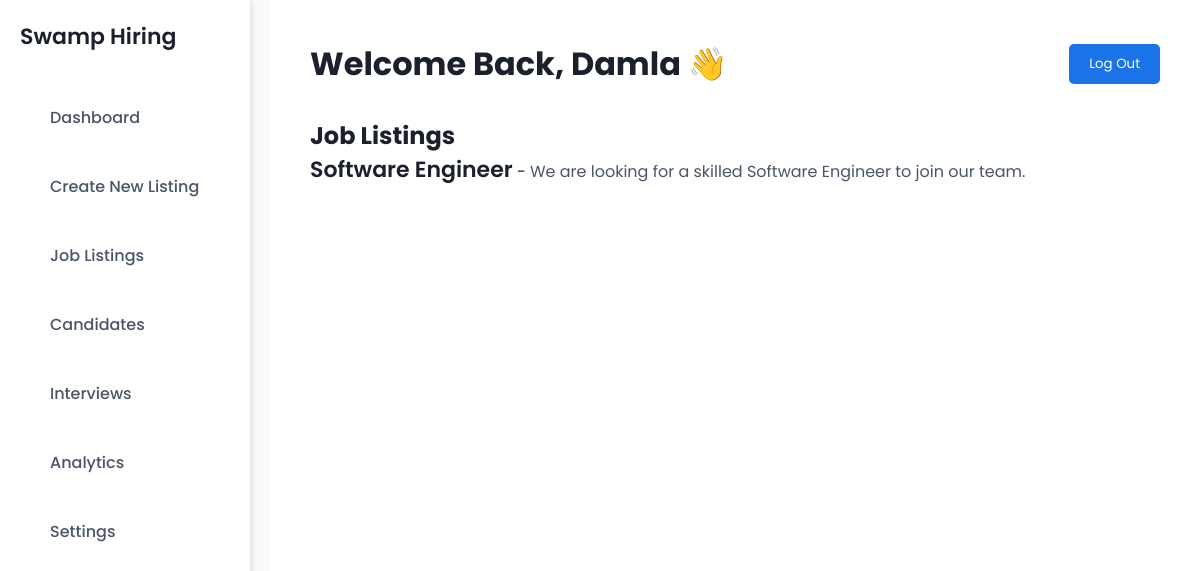
Page /employer_job_listings (signed in) on the earlier database version.
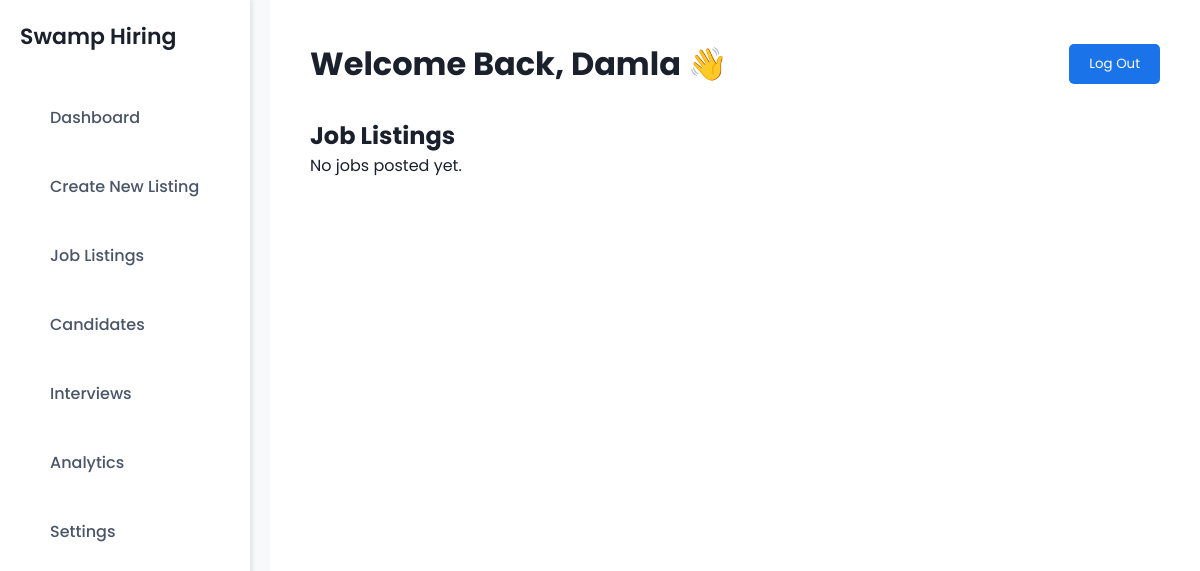
Same page on the later database version.
### tutorials/models/user_model.py (models this page shows, shortened)
class User(AbstractUser):
    username = models.CharField(
        max_length=30,
        unique=True,
        validators=[RegexValidator(
            regex=r'^@\w{3,}$',
            message='Username must consist of @ followed by at least three alphanumericals'
        )]
    )
    first_name = models.CharField(max_length=50, blank=False)
    last_name = models.CharField(max_length=50, blank=False)
    email = models.EmailField(unique=True, blank=False)
    ROLE_CHOICES = [
        ('Employer', 'Employer'),
        ('Applicant', 'Applicant'),
        ('Admin', 'Admin')
    ]
    role = models.CharField(max_length=20, choices=ROLE_CHOICES)
    class Meta:
        ordering = ['last_name', 'first_name']

### tutorials/models/employer_models.py (models this page shows, shortened)
class Job(models.Model):
    employer = models.ForeignKey(
        Employer,
        on_delete=models.CASCADE,
        related_name='jobs',
        null=True,
        blank=True
    )
    title = models.CharField(max_length=200)
    company_name = models.CharField(max_length=255, default="Unknown Company")
    location = models.CharField(max_length=255, default="Unknown Location")
    job_type = models.CharField(
        max_length=100,
        choices=[
            ('Full Time', 'Full Time'),
            ('Part Time', 'Part Time'),
            ('Internship', 'Internship'),
            ('Apprenticeship', 'Apprenticeship')
        ],
        blank=True,
        null=True
    )
    salary = models.DecimalField(max_digits=10, decimal_places=2, null=True, blank=True)
    description = models.TextField()
    requirements = models.TextField(blank=True)
    benefits = models.TextField(blank=True, null=True)
    application_deadline = models.DateField(null=True, blank=True)
    contact_email = models.EmailField(default="default@email.com")
    created_at = models.DateTimeField(auto_now_add=True)

### tutorials/views/employer_views.py (the view)
# urls.py: path('employer_job_listings', employer_job_listings, name='employer_job_listings'),
@login_required
def employer_job_listings(request):
    try:
        employer = Employer.objects.get(username=request.user.username)
        jobs = Job.objects.filter(employer=employer)  # ✅ Get jobs posted by this employer
    except Employer.DoesNotExist:
        jobs = []  # ✅ If employer does not exist, show no jobs
    return render(request, 'employer_job_listings.html', {'jobs': jobs})

### tutorials/templates/employer_job_listings.html (shortened to what this page needs)
{% extends 'base.html' %}
{% load static %}
{% block extra_css %}
<link rel="stylesheet" href="{% static 'css/employer_job_listings.css' %}">
{% endblock %}
{% block content %}
<section class="job-listings">
    <h2>Job Listings</h2>
    <div class="job-listings-container">
        {% if jobs %}
            {% for job in jobs %}
                <div class="job-listing-card">
                    <p><strong class="job-title">{{ job.title }}</strong> - <span class="job-description">{{ job.description }}</span></p>
                </div>
            {% endfor %}
        {% else %}
            <p>No jobs posted yet.</p>
        {% endif %}
    </div>
</section>
{% endblock %}

### tutorials/templates/base.html (shortened to what this page needs)
{% load static %}
<!DOCTYPE html>
<html lang="en">
<head>
    <link rel="stylesheet" href="{% static 'css/admin_home_page.css' %}">
    {% block extra_css %}{% endblock %}
</head>
<body>
    <div class="dashboard-container">
        <aside class="sidebar">
            <h2>Swamp Hiring</h2>
            <nav>
                <ul>
                    {% if user.is_authenticated %}
                        {% if user.role == "Employer" %}
                            <li><a href="{% url 'employer_home_page' %}">Dashboard</a></li>
                            <li><a href="{% url 'create_job_listings' %}">Create New Listing</a></li>
                            <li><a href="{% url 'employer_job_listings' %}">Job Listings</a></li>
                            <li><a href="{% url 'employer_candidates' %}">Candidates</a></li>
                            <li><a href="{% url 'employer_interviews' %}">Interviews</a></li>
                            <li><a href="{% url 'employer_analytics' %}">Analytics</a></li>
                            <li><a href="{% url 'employer_settings' %}">Settings</a></li>
                        {% elif user.role == "Admin" %}
                            <li><a href="{% url 'admin_home_page' %}">Admin Dashboard</a></li>
                            <li><a href="{% url 'admin_job_listings' %}">Manage Job Listings</a></li>
                            <li><a href="{% url 'admin_settings' %}">Settings</a></li>
                        {% else %}
                            <li><a href="/">Home</a></li>
                        {% endif %}
                    {% endif %}
                </ul>
            </nav>
        </aside>
        <main class="content">
            <header>
                <h1>Welcome Back, {{ user.first_name }} 👋</h1>
                <form action="{% url 'log-out' %}" method="POST">
                    <button type="submit" class="logout-btn">Log Out</button>
                </form>
            </header>
            {% block content %}{% endblock %}
        </main>
    </div>
</body>
</html>

### static/css/admin_home_page.css (style rules this page uses)
* { margin: 0; padding: 0; box-sizing: border-box; font-family: 'Poppins', sans-serif; }
body { background: #F8F9FA; color: #1A202C; display: flex; height: 100vh; overflow: hidden; width: 100vw; }
.sidebar { width: 250px; background: #FFFFFF; padding: 20px; height: 100vh; display: flex; flex-direction: column; align-items: flex-start; box-shadow: 2px 0 5px rgba(0, 0, 0, 0.1); position: fixed; left: 0; top: 0; bottom: 0; }
.sidebar h2 { color: #1A202C; margin-bottom: 30px; font-size: 22px; font-weight: 600; }
.sidebar nav ul { list-style: none; width: 100%; padding-left: 0; }
.sidebar nav ul li { padding: 12px 20px; display: flex; align-items: center; gap: 10px; font-size: 16px; font-weight: 500; color: #4A5568; cursor: pointer; transition: 0.3s; border-radius: 6px; }
.sidebar nav ul li a { text-decoration: none; color: inherit; display: flex; align-items: center; gap: 10px; width: 100%; padding: 10px; }
.content { flex: 1; padding: 30px; background: #FFFFFF; margin-left: 270px; min-height: 100vh; width: calc(100vw - 270px); overflow-x: hidden; }
header { display: flex; justify-content: space-between; align-items: center; margin-bottom: 30px; width: 100%; }
.logout-btn { padding: 10px 20px; background: #1A73E8; border: none; color: white; cursor: pointer; border-radius: 5px; }

### static/css/employer_job_listings.css (style rules this page uses)
* { margin: 0; padding: 0; box-sizing: border-box; font-family: 'Poppins', sans-serif; }
body { background: #F8F9FA; color: #1A202C; display: flex; height: 100vh; overflow: hidden; width: 100vw; }
.sidebar { width: 250px; background: #FFFFFF; padding: 20px; height: 100vh; display: flex; flex-direction: column; align-items: flex-start; box-shadow: 2px 0 5px rgba(0, 0, 0, 0.1); position: fixed; left: 0; top: 0; bottom: 0; }
.sidebar h2 { color: #1A202C; margin-bottom: 30px; font-size: 22px; font-weight: 600; }
.sidebar nav ul { list-style: none; width: 100%; padding-left: 0; }
.sidebar nav ul li { padding: 12px 20px; display: flex; align-items: center; gap: 10px; font-size: 16px; font-weight: 500; color: #4A5568; cursor: pointer; transition: 0.3s; border-radius: 6px; }
.sidebar nav ul li a { text-decoration: none; color: inherit; display: flex; align-items: center; gap: 10px; width: 100%; padding: 10px; }
.content { flex: 1; padding: 40px; background: #FFFFFF; margin-left: 270px; min-height: 100vh; width: calc(100vw - 270px); overflow-x: hidden; }
header { display: flex; justify-content: space-between; align-items: center; margin-bottom: 30px; width: 100%; }
.logout-btn { padding: 10px 20px; background: #1A73E8; border: none; color: white; cursor: pointer; border-radius: 5px; transition: 0.3s ease; }
.job-listings { max-width: 900px; margin: 0 auto; text-align: left; }

Differences in the rows shown:
removed Job: title "Software Engineer", description "We are looking for a skilled Software Engineer to join our team."
Other differences:
text now shown: "No jobs posted yet."
